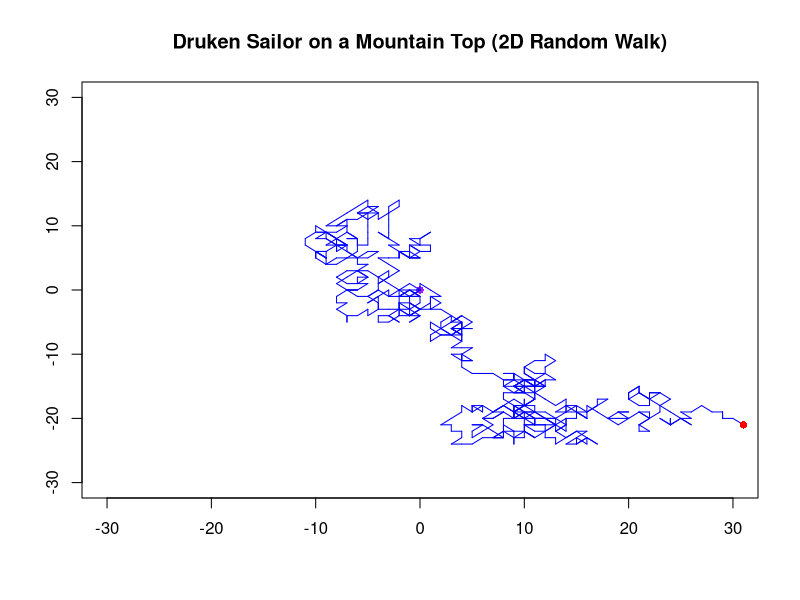

Recreate this plot in R.

## Random Walk in 2D

start <- 30  ## Set the starting value for the Cartesian plane to be used.  It is (-start, start) in 2D.
## If you increase this to, say, 100 you will get an image that looks like the diffusion of milk in coffee (for example)

plot(-start:start,-start:start, type="n", xlab="",ylab="", main="Druken Sailor on a Mountain Top (2D Random Walk)")
x <- y<- 0  ## Start the drunken sailor at point (0, 0)
points(0, 0, pch=16, col="purple")  ## Drop a purple dot at the origin.

for (i in 1:100000) {  ##  Allow the sailor to take 100,000 possible steps.
  xi <- sample(c(1,0,-1),1)  ## In each period, 1/3 chance of moving left, 1/3 chance of moving right, 1/3 chance of not moving left or right
  yi <- sample(c(1,0,-1),1)  ## Movement in y dimension, with same probabilities.
  lines(c(x,x+xi), c(y,y+yi), col="blue")  ## Follow his movement
  x <- x+xi  ## Update location in both dimensions
  y <- y+yi
  if (abs(x)>start | abs(y)>start) {  ## Check to see if he's fallen on the mountain top
    points(x, y, pch=16, col="red")  ## If so record location with a red dot
    break
  }
}
"Fell off the edge at point"  ## Print the location of his demise if he fell off the mountain top
print(x)
print(y)
"after step" 
print(i)